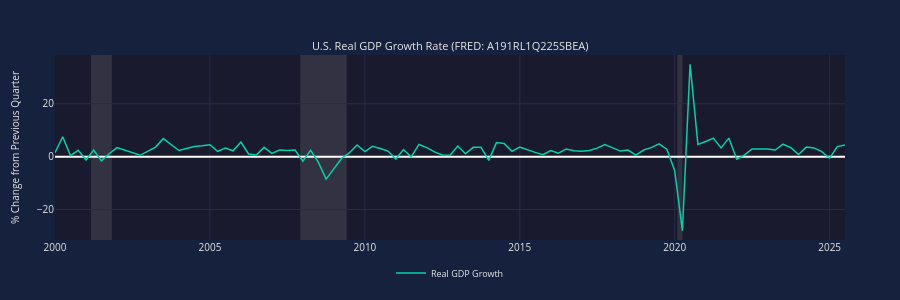

The cell this chart's notebook holds for it:
### Markdown cell above
## 1. Single Chart - GDP Growth

A simple chart showing GDP growth rate over time.

### Code cell
# Single chart with real GDP data
# EconChart can be displayed directly without wrapping in EconBoard
chart = EconChart(
    Data(x=gdp_dates, y=gdp_values, name='Real GDP Growth', color='teal'),
    title='U.S. Real GDP Growth Rate (FRED: A191RL1Q225SBEA)',
    y_label='% Change from Previous Quarter',
    horizontal_line=0,
)
chart.show()  # Crosshair and recession shading enabled by default

### Figure 1 — Plotly figure (JSON) as saved in the notebook; plotly's stock layout.template omitted (floating-point values rounded to 4 significant figures)
{"data": [{"line": {"color": "#00d4aa", "width": 1.5}, "name": "Real GDP Growth", "showlegend": true, "type": "scatter", "visible": true, "x": ["2000-01-01T00:00:00", "2000-04-01T00:00:00", "2000-07-01T00:00:00", "2000-10-01T00:00:00", "2001-01-01T00:00:00", "2001-04-01T00:00:00", "2001-07-01T00:00:00", "2001-10-01T00:00:00", "2002-01-01T00:00:00", "2002-04-01T00:00:00", "2002-07-01T00:00:00", "2002-10-01T00:00:00", "2003-01-01T00:00:00", "2003-04-01T00:00:00", "2003-07-01T00:00:00", "2003-10-01T00:00:00", "2004-01-01T00:00:00", "2004-04-01T00:00:00", "2004-07-01T00:00:00", "2004-10-01T00:00:00", "2005-01-01T00:00:00", "2005-04-01T00:00:00", "2005-07-01T00:00:00", "2005-10-01T00:00:00", "2006-01-01T00:00:00", "2006-04-01T00:00:00", "2006-07-01T00:00:00", "2006-10-01T00:00:00", "2007-01-01T00:00:00", "2007-04-01T00:00:00", "2007-07-01T00:00:00", "2007-10-01T00:00:00", "2008-01-01T00:00:00", "2008-04-01T00:00:00", "2008-07-01T00:00:00", "2008-10-01T00:00:00", "2009-01-01T00:00:00", "2009-04-01T00:00:00", "2009-07-01T00:00:00", "2009-10-01T00:00:00", "2010-01-01T00:00:00", "2010-04-01T00:00:00", "2010-07-01T00:00:00", "2010-10-01T00:00:00", "2011-01-01T00:00:00", "2011-04-01T00:00:00", "2011-07-01T00:00:00", "2011-10-01T00:00:00", "2012-01-01T00:00:00", "2012-04-01T00:00:00", "2012-07-01T00:00:00", "2012-10-01T00:00:00", "2013-01-01T00:00:00", "2013-04-01T00:00:00", "2013-07-01T00:00:00", "2013-10-01T00:00:00", "2014-01-01T00:00:00", "2014-04-01T00:00:00", "2014-07-01T00:00:00", "2014-10-01T00:00:00", "2015-01-01T00:00:00", "2015-04-01T00:00:00", "2015-07-01T00:00:00", "2015-10-01T00:00:00", "2016-01-01T00:00:00", "2016-04-01T00:00:00", "2016-07-01T00:00:00", "2016-10-01T00:00:00", "2017-01-01T00:00:00", "2017-04-01T00:00:00", "2017-07-01T00:00:00", "2017-10-01T00:00:00", "2018-01-01T00:00:00", "2018-04-01T00:00:00", "2018-07-01T00:00:00", "2018-10-01T00:00:00", "2019-01-01T00:00:00", "2019-04-01T00:00:00", "2019-07-01T00:00:00", "2019-10-01T00:00:00", "2020-01-01T00:00:00", "2020-04-01T00:00:00", "2020-07-01T00:00:00", "2020-10-01T00:00:00", "2021-01-01T00:00:00", "2021-04-01T00:00:00", "2021-07-01T00:00:00", "2021-10-01T00:00:00", "2022-01-01T00:00:00", "2022-04-01T00:00:00", "2022-07-01T00:00:00", "2022-10-01T00:00:00", "2023-01-01T00:00:00", "2023-04-01T00:00:00", "2023-07-01T00:00:00", "2023-10-01T00:00:00", "2024-01-01T00:00:00", "2024-04-01T00:00:00", "2024-07-01T00:00:00", "2024-10-01T00:00:00", "2025-01-01T00:00:00", "2025-04-01T00:00:00", "2025-07-01T00:00:00"], "xaxis": "x", "y": [1.5, 7.5, 0.4, 2.4, -1.3, 2.5, -1.6, 1.1, 3.4, 2.5, 1.6, 0.5, 2.1, 3.6, 6.8, 4.7, 2.3, 3.1, 3.8, 4.1, 4.5, 2, 3.2, 2.2, 5.5, 1, 0.6, 3.5, 1.2, 2.5, 2.3, 2.5, -1.7, 2.4, -2.1, -8.5, -4.5, -0.7, 1.4, 4.4, 1.9, 3.9, 3.1, 2.1, -0.9, 2.7, -0.1, 4.6, 3.4, 1.8, 0.6, 0.5, 4, 1.1, 3.5, 3.5, -1.4, 5.3, 5, 2, 3.6, 2.5, 1.6, 0.7, 2.3, 1.3, 2.9, 2.2, 2, 2.3, 3.2, 4.6, 3.3, 2.1, 2.5, 0.6, 2.5, 3.4, 4.8, 2.8, -5.2, -28, 34.9, 4.6, 5.7, 7, 3.3, 7, -1, 0.6, 2.9, 2.8, 2.9, 2.5, 4.7, 3.4, 0.8, 3.6, 3.3, 1.9, -0.6, 3.8, 4.4], "yaxis": "y"}], "layout": {"annotations": [{"font": {"color": "#e8e8e8", "size": 11}, "showarrow": false, "text": "U.S. Real GDP Growth Rate (FRED: A191RL1Q225SBEA)", "x": 0.5, "xanchor": "center", "xref": "paper", "y": 1, "yanchor": "bottom", "yref": "paper"}], "font": {"color": "#e8e8e8", "size": 10}, "height": 300, "hoverlabel": {"bgcolor": "#16213e", "font": {"color": "#e8e8e8", "size": 11}}, "hovermode": "x unified", "legend": {"bgcolor": "rgba(0,0,0,0)", "font": {"color": "#e8e8e8", "size": 9}, "orientation": "h", "x": 0.5, "xanchor": "center", "y": -0.1, "yanchor": "top"}, "margin": {"b": 35, "l": 55, "r": 55, "t": 55}, "paper_bgcolor": "#16213e", "plot_bgcolor": "#1a1a2e", "shapes": [{"line": {"color": "rgba(255, 255, 255, 0.3)", "dash": "dash", "width": 1}, "type": "line", "x0": 0, "x1": 1, "xref": "x", "y0": 0, "y1": 0, "yref": "y"}, {"fillcolor": "#b8b8b8", "layer": "below", "line": {"width": 0}, "opacity": 0.15, "type": "rect", "x0": "2001-03-01T00:00:00", "x1": "2001-11-01T00:00:00", "xref": "x", "y0": 0, "y1": 1, "yref": "y domain"}, {"fillcolor": "#b8b8b8", "layer": "below", "line": {"width": 0}, "opacity": 0.15, "type": "rect", "x0": "2007-12-01T00:00:00", "x1": "2009-06-01T00:00:00", "xref": "x", "y0": 0, "y1": 1, "yref": "y domain"}, {"fillcolor": "#b8b8b8", "layer": "below", "line": {"width": 0}, "opacity": 0.15, "type": "rect", "x0": "2020-02-01T00:00:00", "x1": "2020-04-01T00:00:00", "xref": "x", "y0": 0, "y1": 1, "yref": "y domain"}], "xaxis": {"anchor": "y", "domain": [0, 1], "gridcolor": "#2a2a4a", "range": ["2000-01-01T00:00:00", "2025-07-01T00:00:00"], "showspikes": true, "spikecolor": "rgba(255, 255, 255, 0.5)", "spikedash": "dot", "spikemode": "across", "spikesnap": "cursor", "spikethickness": 1}, "yaxis": {"anchor": "x", "domain": [0, 1], "gridcolor": "#2a2a4a", "title": {"font": {"color": "#e8e8e8", "size": 10}, "text": "% Change from Previous Quarter"}, "type": "linear"}}}
